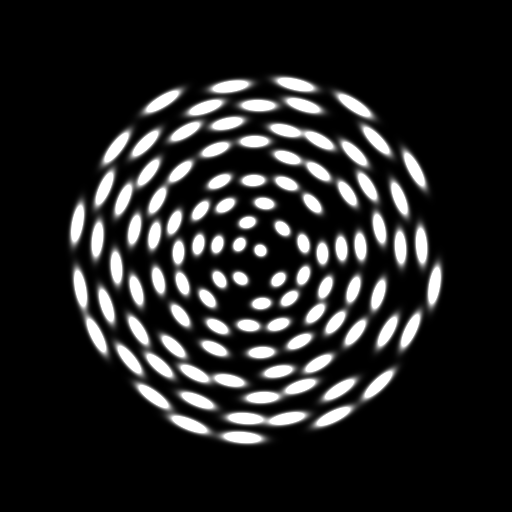
#> input picture test/test_cells/Synth2D.tif, 512 x 512 px
$ python cell_elipses.py
#> lines starting #> are read from the running program, lines starting #| are printed output that depends on the picture; after the words box and inside, x2 and y2 are one past the last pixel; in counts of white or black regions, pixels touching at a corner belong together
#> in plot_largest_eigenvalue, im is the input picture: shape (512, 512); min 0, max 255, mean 36
### ImageStructureTensor.py
import matplotlib.image as mpimg
import numpy as np
import pickle
import scipy.signal as spy
import matplotlib.pyplot as plt


class ImageStructureTensor:
    def __init__(self, img_string):
        self.loadImage(img_string)

    def loadImage(self, img_string):
        if type(img_string) is str:
            self.img = mpimg.imread(img_string)
        else:
            self.img = img_string
        self.img_size_x, self.img_size_y = self.img.shape
#> self.img_size_x = 512; self.img_size_y = 512

    def dumpInFile(self, file):
        with open(file, "wb") as f:
            pickle.dump(self, f)

    def computeConvolution(self, matrix, kernel):
        return np.array(spy.convolve2d(matrix, kernel, boundary="symm", mode="same"))

    def gradients(self, operator, sigma):
        if operator == "Sobel":
            kernel_x = np.array([[-1, 0, 1], [-2, 0, 2], [-1, 0, 1]])
            kernel_y = np.array([[-1, -2, -1], [0, 0, 0], [1, 2, 1]])
        elif operator == "Normal_Gradient":
            kernel_x = np.array([[1, 0, -1], [1, 0, -1], [1, 0, -1]])
            kernel_y = np.array([[1, 1, 1], [0, 0, 0], [-1, -1, -1]])
        elif operator == "Zhang2014":
            kernel_x = np.array([[-3, 0, 3], [-10, 0, 10], [-3, 0, 3]]) * 1 / 32
            kernel_y = np.transpose(kernel_x)
        else:
            raise NameError("This operator has not been implemented yet")

        self.gradient_x = self.computeConvolution(self.img, kernel_x)
        self.gradient_y = self.computeConvolution(self.img, kernel_y)

        self.gradient_x2 = np.multiply(self.gradient_x, self.gradient_x)
        self.gradient_y2 = np.multiply(self.gradient_y, self.gradient_y)
        self.gradient_xy = np.multiply(self.gradient_x, self.gradient_y)
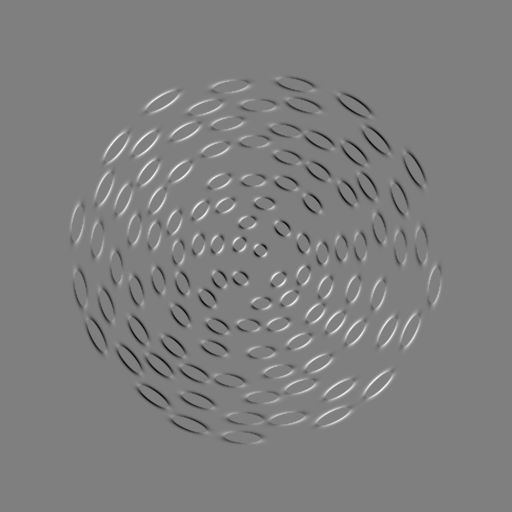
#> self.gradient_xy: shape (512, 512) float64; min -0.0659, max 0.0659, mean 8.24e-06; drawn with min black and max white

        # Gaussian filters
        g_kern = self.gkern(self.img_size_x, self.img_size_y, sigma)
        g_kern = np.fft.fftshift(g_kern)
        fft_gkern = np.fft.fft2(g_kern)
        fft_gradientx2 = np.fft.fft2(self.gradient_x2)
        fft_gradienty2 = np.fft.fft2(self.gradient_y2)
        fft_gradientxy = np.fft.fft2(self.gradient_xy)

        self.init_tensor()
        self.tensor[:, :, 0, 0] = np.fft.ifft2(fft_gradientx2 * fft_gkern)
        self.tensor[:, :, 0, 1] = np.fft.ifft2(fft_gradientxy * fft_gkern)
        self.tensor[:, :, 1, 0] = self.tensor[:, :, 0, 1]
        self.tensor[:, :, 1, 1] = np.fft.ifft2(fft_gradienty2 * fft_gkern)
        self.computeEig()

    def init_tensor(self):
        self.tensor = np.zeros(
            [self.gradient_x2.shape[0], self.gradient_x2.shape[1], 2, 2]
        )

    def computeEig(self):
        trace = self.tensor[:, :, 0, 0] + self.tensor[:, :, 1, 1]
        det = (self.tensor[:, :, 0, 0] * self.tensor[:, :, 1, 1]) - (
            self.tensor[:, :, 0, 1] * self.tensor[:, :, 1, 0]
        )
        DETA = np.sqrt(trace ** 2 - 4 * det)
        # https://people.math.harvard.edu/~knill/teaching/math21b2004/exhibits/2dmatrices/index.html
        # https://croninprojects.org/Vince/Geodesy/FindingEigenvectors.pdf

        self.eig_2 = (trace - DETA) / 2
        self.E2 = np.zeros([len(self.eig_2), len(self.eig_2[0]), 2])
        self.E2[:, :, 0] = -self.tensor[:, :, 0, 1]
        self.E2[:, :, 1] = self.tensor[:, :, 1, 1] - self.eig_2

        self.eig_1 = (trace + DETA) / 2
        self.E1 = np.zeros([len(self.eig_1), len(self.eig_1[0]), 2])
        self.E1[:, :, 0] = self.tensor[:, :, 0, 0] - self.eig_1
        self.E1[:, :, 1] = -self.tensor[:, :, 0, 1]

        norm_E1 = np.linalg.norm(self.E1[:, :], axis=2)
        norm_E2 = np.linalg.norm(self.E2[:, :], axis=2)
        self.E1[:, :, 0] /= norm_E1
        self.E1[:, :, 1] /= norm_E1
        self.E2[:, :, 0] /= norm_E2
        self.E2[:, :, 1] /= norm_E2

    def gkern(self, nx, ny, sig):
#> called with nx = 512, ny = 512, sig = 10
        ax = np.linspace(-(nx - 1) / 2.0, (nx - 1) / 2.0, nx)
#> ax = 512 values from -255.5 to 255.5
        ay = np.linspace(-(ny - 1) / 2.0, (ny - 1) / 2.0, ny)
#> ay = 512 values from -255.5 to 255.5
        xx, yy = np.meshgrid(ax, ay)
        kernel = np.exp(-0.5 * (np.square(xx) + np.square(yy)) / np.square(sig))
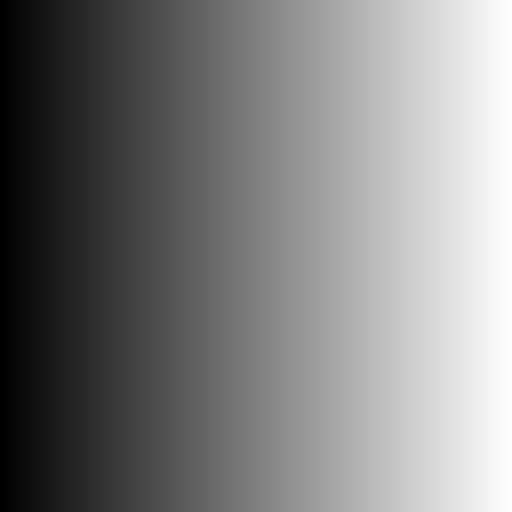
#> xx: shape (512, 512) float64; min -255.5, max 255.5, mean 0; drawn with min black and max white
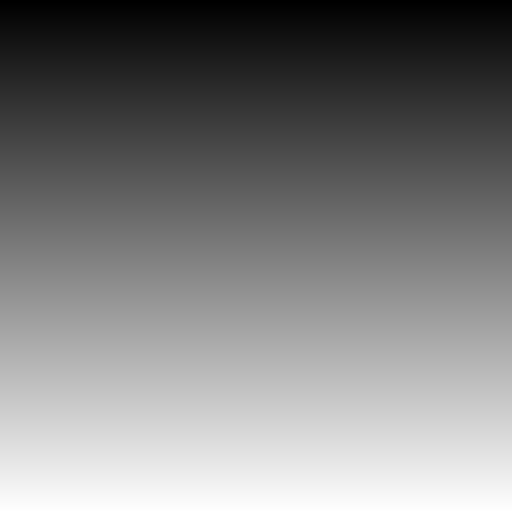
#> yy: shape (512, 512) float64; min -255.5, max 255.5, mean 0; drawn with min black and max white
        return kernel / np.sum(kernel)

### test/test_cells/cell_elipses.py
from ImageStructureTensor import ImageStructureTensor
import matplotlib.image as mpimg
import matplotlib.pyplot as plt
import imageio
import numpy as np
import math
from skimage import io
import scipy.signal as spy
from scipy.ndimage import label
from scipy.ndimage.morphology import binary_closing
from skimage.measure import regionprops
from skimage.filters import threshold_otsu
from ImageStructureTensor import ImageStructureTensor
from PIL import Image


def plot_largest_eigenvalue():
    # Read image
    im = io.imread("Synth2D.tif")
    im = np.array(im, dtype=np.float64)
    im = im / np.max(im)
    structure_tensor = ImageStructureTensor(im)
    #plot_convergence(structure_tensor)
    plot_results(structure_tensor,10)

# [48 lines left out: functions plot_convergence, create_single_ellipse, create_map_of_ellipses, not called in this run]

def plot_results(structure_tensor,sigma):

    structure_tensor.gradients("Zhang2014", sigma)
#> in gradients, `fft_gkern = np.fft.fft2(g_kern)`:
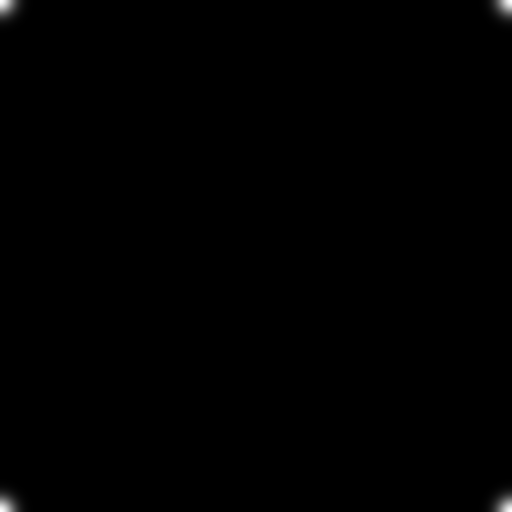
#> g_kern: shape (512, 512) float64; min 4.94e-287, max 0.00159, mean 3.81e-06; drawn with min black and max white
    thres = threshold_otsu(structure_tensor.img)
#> thres = 0.459
    binary = np.where(structure_tensor.img > thres, 255, 0)
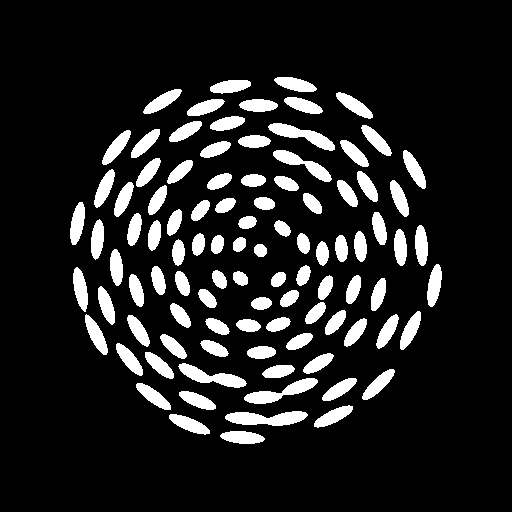
#> binary: shape (512, 512) int64; 12.9% white; 98 white regions
    labeled_image, num_features = label(binary)
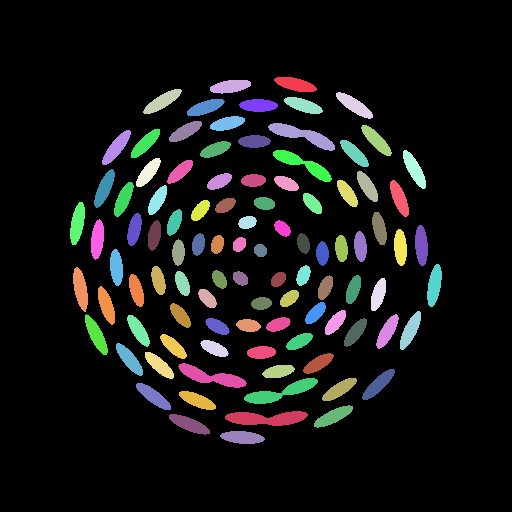
#> labeled_image: shape (512, 512) int32; 99 distinct labels, from 0 to 98; one colour per label, 0 black
#> num_features = 98
    properties = regionprops(labeled_image)
#> properties = 98 regions; largest, box (x1, y1, x2, y2) and area: (225, 411, 308, 426) 850, (244, 378, 318, 404) 750, (268, 123, 335, 151) 727, (178, 363, 247, 388) 722, (273, 150, 332, 182) 628
    centroids = np.array([list(properties[x].centroid) for x in range(0, len(properties))], dtype=np.int64)
#> centroids = 98 pairs, first value 84 to 437, second value 77 to 433

    x, y = np.meshgrid(np.linspace(0,structure_tensor.img_size_x-5,15),np.linspace(0,structure_tensor.img_size_y-5,15))
    x = np.array([int(element) for element in x.ravel()])
    y = np.array([int(element) for element in y.ravel()])
#> y = 225 values from 0 to 507

    x, y = np.meshgrid(np.arange(0,structure_tensor.img_size_x,20),np.arange(0,structure_tensor.img_size_y,20))
    a1 = np.transpose(structure_tensor.E1[:,:,1])
    a2 = np.transpose(structure_tensor.E1[:,:,0])

    b1 = np.transpose(structure_tensor.E2[:, :, 1])
    b2 = np.transpose(structure_tensor.E2[:, :, 0])

    plt.figure()
    plt.imshow(structure_tensor.img, origin="lower")
    plt.quiver(x, y, a1[x,y],
               a2[x,y], headaxislength=0, headlength=0, color="red")
    plt.title("$E_1$ direction")
    plt.savefig("e1_direction_0theta.png",dpi=800)
    plt.show()

    plt.figure()
    plt.imshow(structure_tensor.img,origin='lower')
    plt.quiver(x, y, b1[x, y],
               b2[x, y], headaxislength=0, headlength=0, color="red")
    plt.title("$E_2$ direction")
    plt.savefig("e2_direction_0theta.png", dpi=800)
    plt.show()

    plt.figure()
    b = plt.imshow(structure_tensor.eig_1)
    plt.colorbar(b)
    plt.title("$\lambda_1$")
    plt.savefig("lambda1_0theta.png", dpi=800)
    plt.show()

    plt.figure()
    b = plt.imshow(structure_tensor.eig_2)
    plt.colorbar(b)
    plt.title("$\lambda_2$")
    plt.savefig("lambda2_0theta.png", dpi=800)
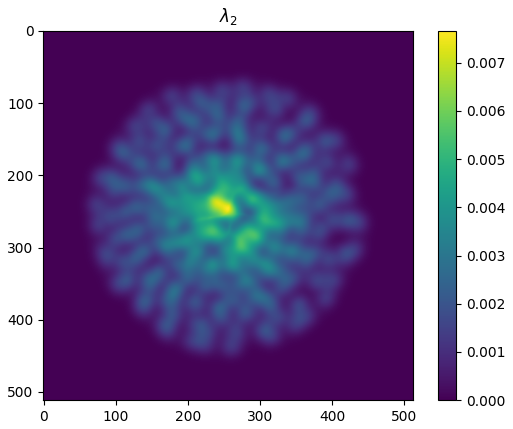
#> figure drawn by matplotlib, 2 panels
    plt.show()

#create_map_of_ellipses()
plot_largest_eigenvalue()

$ run again, with test/test_cells/theta_0deg.tif copied over test/test_cells/Synth2D.tif
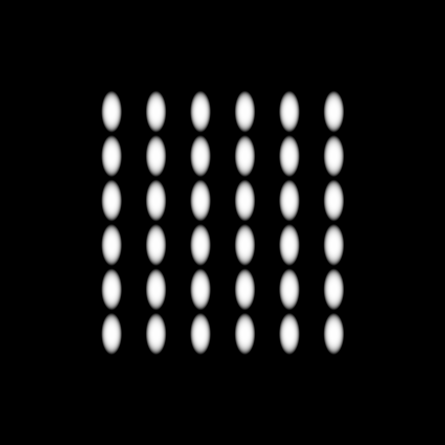
#> input picture test/test_cells/theta_0deg.tif, 445 x 445 px
#> in plot_largest_eigenvalue, im is the input picture: shape (445, 445); min 0, max 255, mean 21.6
#> in gradients, `self.gradient_xy = np.multiply(self.gradient_x, self.gradient_y)`:
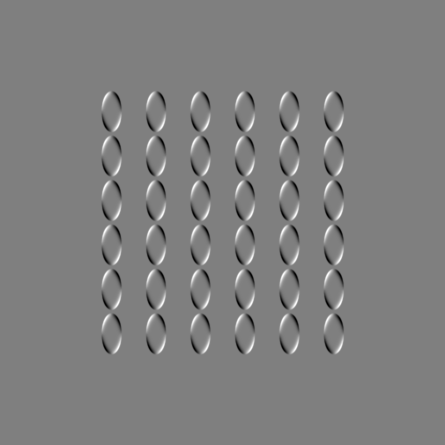
#> self.gradient_xy: shape (445, 445) float64; min -0.0232, max 0.0232, mean -3.88e-09; drawn with min black and max white
#> thres = 0.412
#> binary: shape (445, 445) int64; 9.7% white; 36 white regions
#> labeled_image: shape (445, 445) int32; 37 distinct labels, from 0 to 36
#> num_features = 36
#> properties = 36 regions; largest, box (x1, y1, x2, y2) and area: (191, 93, 210, 130) 535, (191, 271, 210, 308) 535, (191, 315, 210, 352) 535, (102, 93, 121, 130) 533, (280, 93, 299, 130) 533
#> centroids = 36 pairs, first value 111 to 333, second value 111 to 333
#> in plot_results, `plt.savefig("lambda2_0theta.png", dpi=800)`:
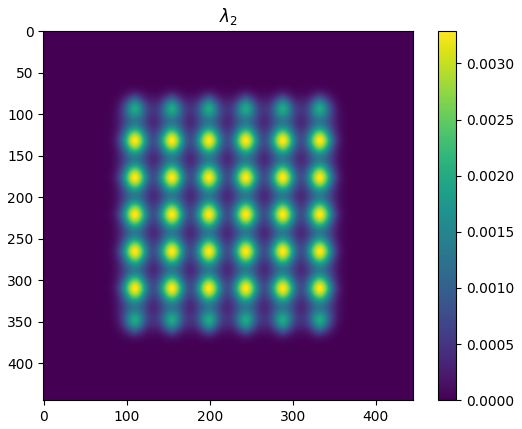
#> figure drawn by matplotlib, 2 panels

$ run again, with test/test_cells/theta_45deg.tif copied over test/test_cells/Synth2D.tif
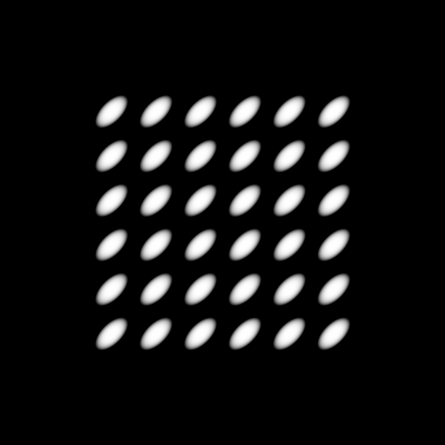
#> input picture test/test_cells/theta_45deg.tif, 445 x 445 px
#> in plot_largest_eigenvalue, im is the input picture: shape (445, 445); min 0, max 255, mean 21.6
#> in gradients, `self.gradient_xy = np.multiply(self.gradient_x, self.gradient_y)`:
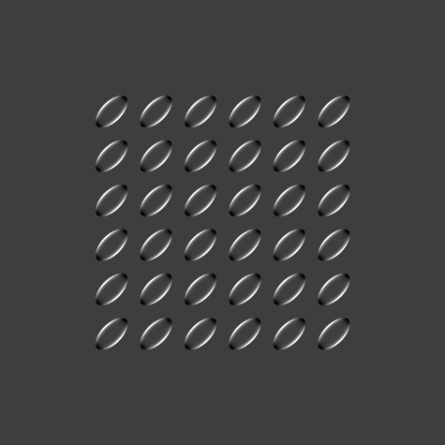
#> self.gradient_xy: shape (445, 445) float64; min -0.0132, max 0.0407, mean 0.000715; drawn with min black and max white
#> thres = 0.412
#> binary: shape (445, 445) int64; 9.6% white; 36 white regions
#> labeled_image: shape (445, 445) int32; 37 distinct labels, from 0 to 36
#> num_features = 36
#> properties = 36 regions; largest, box (x1, y1, x2, y2) and area: (97, 97, 126, 126) 533, (186, 97, 215, 126) 533, (230, 97, 259, 126) 533, (275, 142, 304, 171) 533, (97, 186, 126, 215) 533
#> centroids = 36 pairs, first value 111 to 333, second value 111 to 333
#> in plot_results, `plt.savefig("lambda2_0theta.png", dpi=800)`:
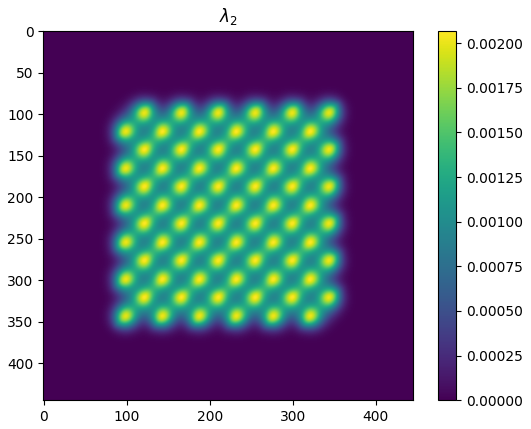
#> figure drawn by matplotlib, 2 panels

$ run again, with test/test_cells/theta_vardeg.tif copied over test/test_cells/Synth2D.tif
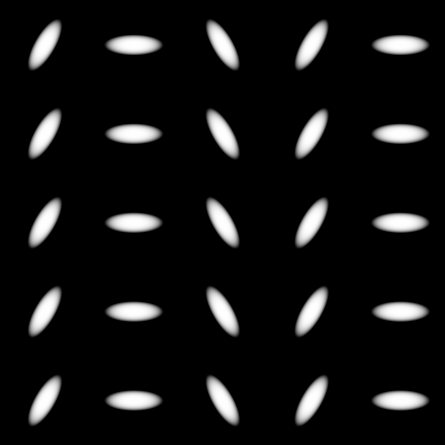
#> input picture test/test_cells/theta_vardeg.tif, 445 x 445 px
#> in plot_largest_eigenvalue, im is the input picture: shape (445, 445); min 0, max 255, mean 21.2
#> thres = 0.412
#> binary: shape (445, 445) int64; 9.5% white; 25 white regions
#> labeled_image: shape (445, 445) int32; 26 distinct labels, from 0 to 25
#> num_features = 25
#> properties = 25 regions; largest, box (x1, y1, x2, y2) and area: (108, 391, 160, 410) 758, (296, 22, 327, 68) 756, (296, 111, 327, 157) 756, (296, 200, 327, 246) 754, (375, 302, 426, 321) 753
#> centroids = 25 pairs, first value 44 to 400, second value 44 to 400
#> in plot_results, `plt.savefig("lambda2_0theta.png", dpi=800)`:
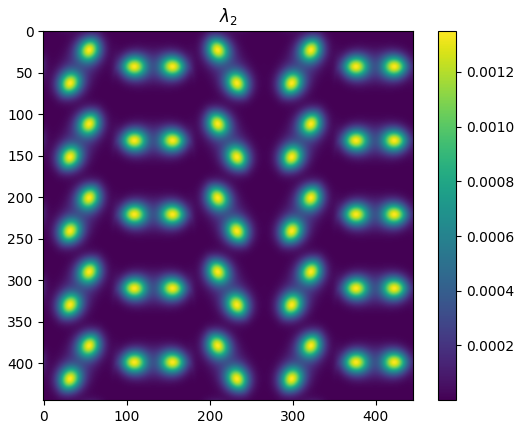
#> figure drawn by matplotlib, 2 panels
